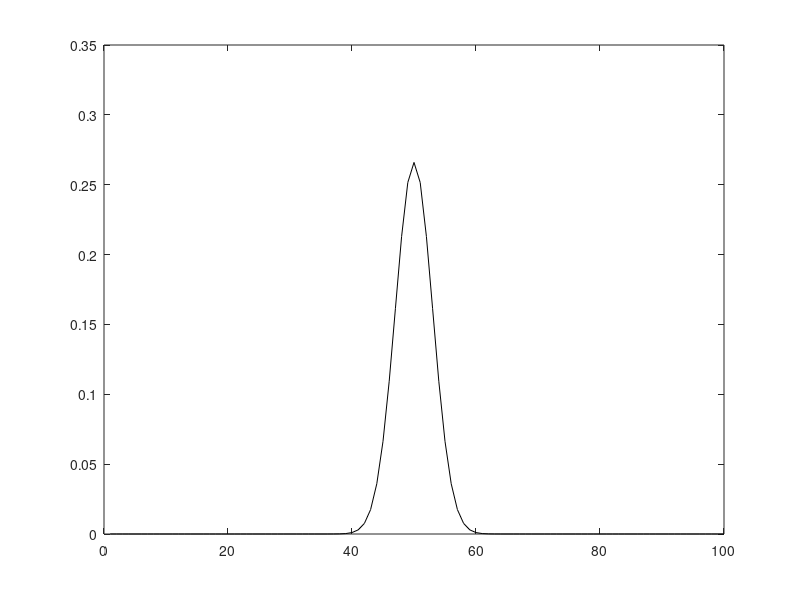

Write MATLAB code to recreate this figure. (Note: this script raises an error after producing the figure.)
% set up filter
nw = 100;
wts = 2*normpdf(1:nw,nw/2,3)';
fnlin = @nlfuns.exp;
tt = 1:nw;
clf;
plot(tt,wts,'k');
errfun = @(w)(norm(w-wts).^2);  % error function handle

% Make stimuli & simulate response
nstim = 400;
stim = 1*(randn(nstim,nw));
xproj = stim*wts;
pp = fnlin(xproj);
y = poissrnd(pp);
fprintf('mean rate = %.1f (%d spikes)\n', sum(y)/nstim, sum(y));

% Compute linear regression solution
wls = stim\y;
wls = wls/norm(wls)*norm(wts); % normalize so vector norm is correct
figure(1); clf
plot(tt,wts,'k',tt,wls);

%% Find ML estimate using fminunc compare to glmfit

lfunc = @(w)(glms.neglog.poisson(w,stim,y,fnlin)); % neglogli function handle

opts = optimoptions(@fminunc,'Algorithm','trust-region',...
    'GradObj','on','Hessian','on');

tic;
[wml,nlogli] = fminunc(lfunc,wls,opts);
toc;

tic;
b = glmfit(stim, y, 'poisson');
toc

plot(tt,wts,'k',tt,[wls,wml, b(2:end)]);
legend({'true', 'wls', 'wml', 'b'})

%% 
% TODO: something is wrong with AR1 prior
prspec = gpriors.getPriorStruct('pairwiseDiff');

prior_inds = {1:nw};
prior_grp  = 1;


hyperParameters = [1000];
Cinv = glms.buildPriorCovariance(prspec, prior_inds, prior_grp, hyperParameters);

tic
[wmap, SDebars] = glms.getPosteriorWeights(stim,y,Cinv, 'poisson');
toc


plot(1:nw, [wts wls wml wmap]);
legend({'true','wls', 'ml', 'map'})   


%% gridsearch hyperparameters

S = glms.hyperparameterGridSearch(stim,y, 'poisson', prspec, prior_inds, prior_grp, 100);


Cinv = glms.buildPriorCovariance(prspec, prior_inds, prior_grp, S.hyprBin);

tic
[wmap2, SDebars] = glms.getPosteriorWeights(stim,y,Cinv, 'poisson');
toc


plot(1:nw, [wts wls wml wmap wmap2]);
legend({'true','wls', 'ml', 'map', 'maph'})   

[errfun(wls) errfun(wml) errfun(wmap2)]